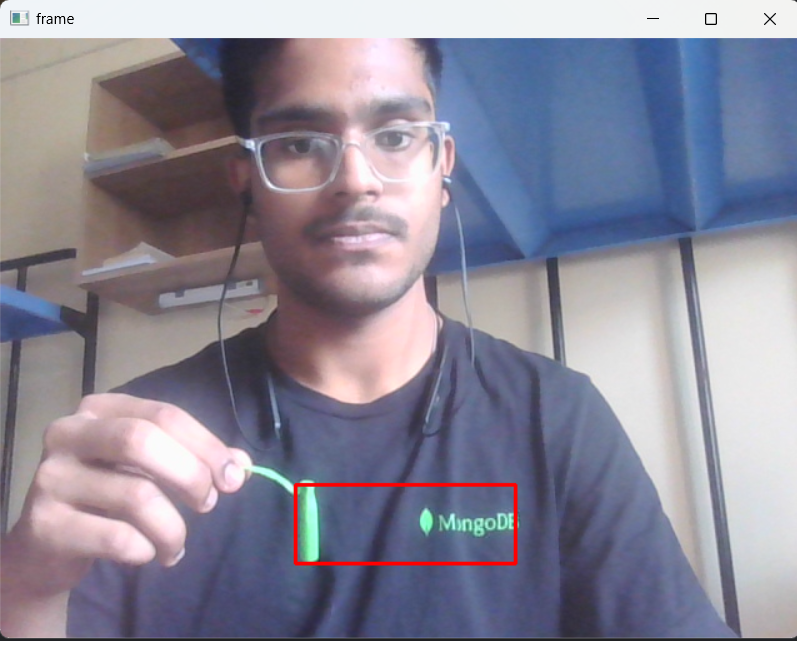
#> input picture green.png, 797 x 648 px, given in place of the camera
$ python main.py
#> lines starting #> are read from the running program, lines starting #| are printed output that depends on the picture; after the words box and inside, x2 and y2 are one past the last pixel; in counts of white or black regions, pixels touching at a corner belong together
### code/util.py
import numpy as np
import cv2

def get_limits(color):

    col = np.uint8([[color]])
    hsv_col = cv2.cvtColor(col,cv2.COLOR_BGR2HSV)

    low_limit = hsv_col[0][0][0] - 20,100,100
    up_limit = hsv_col[0][0][0] + 20,255,255

    low_limit = np.array(low_limit,dtype=np.uint8)
    up_limit = np.array(up_limit,dtype=np.uint8)

    return low_limit,up_limit

### code/main.py
import cv2
from util import get_limits
from PIL import Image

facecam = cv2.VideoCapture(0)
detect_color = [0,255,0]
while True:
    ret,frame = facecam.read()
#> frame is the input picture: shape (648, 797, 3); mean B, G, R 152.5, 136.5, 139.2

    hsv_image = cv2.cvtColor(frame,cv2.COLOR_BGR2HSV)
#> hsv_image: shape (648, 797, 3); mean H, S, V 104.8, 54.8, 160.5
    l_limit,u_limit = get_limits(color=detect_color)

    mask = cv2.inRange(hsv_image,l_limit,u_limit)
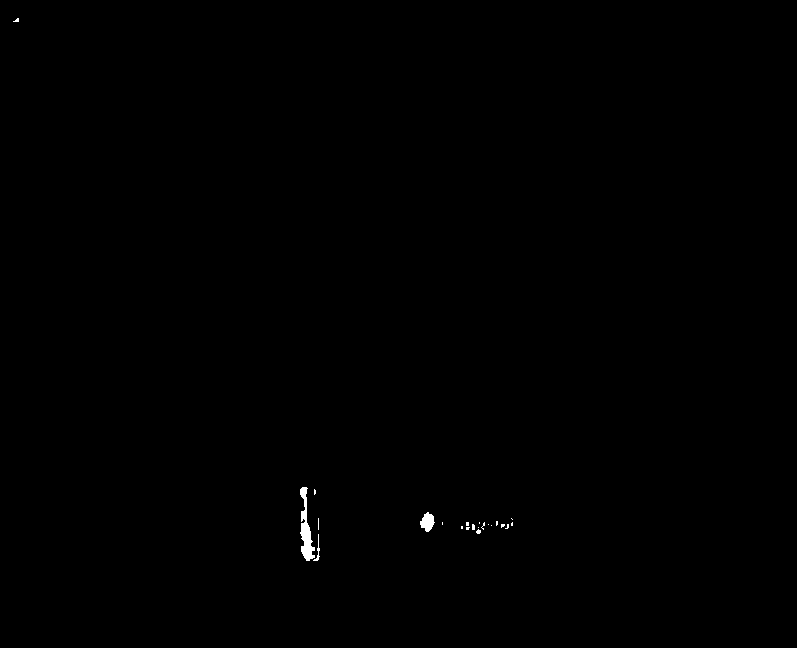
#> mask: shape (648, 797); 0.18% white; 22 white regions (19 under 20 px)
    contours, hirarchy = cv2.findContours(mask, cv2.RETR_TREE, cv2.CHAIN_APPROX_SIMPLE)
#> contours = 22 contours, 20 with area under 20; largest, box (x1, y1, x2, y2) and area: (300, 487, 315, 561) 439, (420, 512, 435, 532) 167; hirarchy = 22 rows, first 6: [1, -1, -1, -1], [2, 0, -1, -1], [3, 1, -1, -1], [4, 2, -1, -1], [5, 3, -1, -1], [6, 4, -1, -1]

    for c in contours:
        if cv2.contourArea(c)>50:
            x,y,w,h = cv2.boundingRect(c)
            cv2.rectangle(frame, (x, y), (x + w, y + h), (0, 255, 0), 3)
#> this loop made 22 passes
#> (x, y, w, h) on passes 19, 21: (420, 512, 15, 20), (300, 487, 15, 74)
#> c on passes 3, 5, 6, 9, 11, 13: [[478, 527]], [[461, 526], [461, 528], [462, 528], [462, 526]], [[491, 525]], [[488, 524]], [[512, 522], [511, 523], [511, 525], [512, 525]], [[479, 522], [479, 523]]
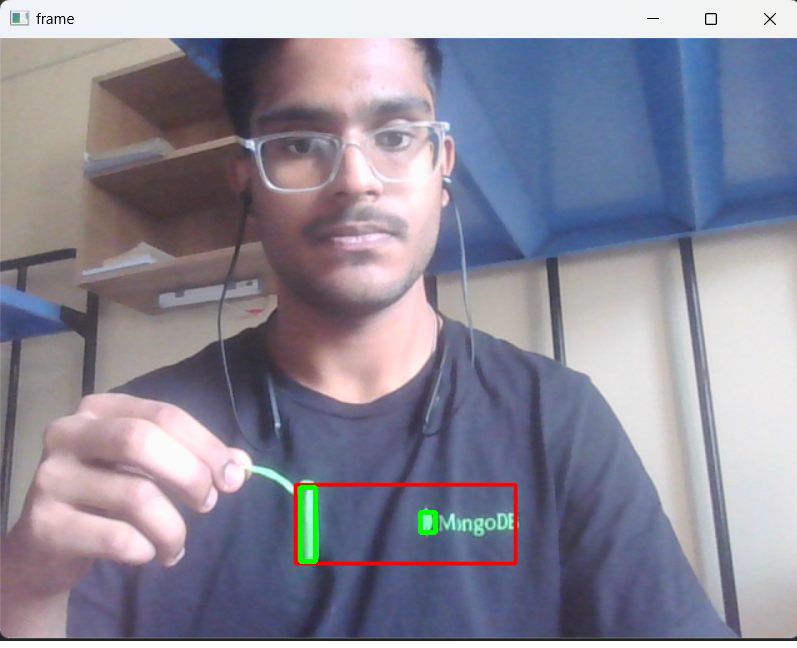
#> frame: shape (648, 797, 3); 0.24% of pixels changed, all inside (x1, y1, x2, y2) = (298, 485, 438, 564)
    # [6 lines of commented-out code are left out]


    cv2.imshow('frame',frame)
    if cv2.waitKey(1) & 0xFF==ord('q'):
#> (key q is pressed here)
        break

facecam.release()
cv2.destroyAllWindows()
